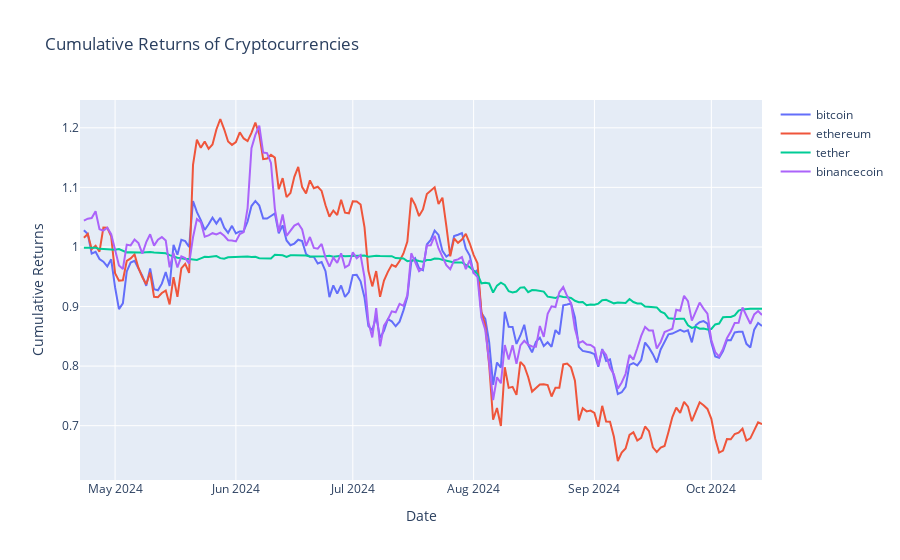

Notebook cell for this chart:
### Markdown cell above
**Return Analysis**
- it evaluates how much profit or loss an investment generates over a specific period

### Code cell
#calculate daily returns and cumulative returns
returns = pivoted_coin.pct_change()
cumulative_returns = (1 + returns).cumprod()

fig = go.Figure()

for coin in ['bitcoin', 'ethereum', 'tether', 'binancecoin']:
    fig.add_trace(go.Scatter(
        x=cumulative_returns.index,
        y=cumulative_returns[coin], mode='lines', name=coin
    ))

fig.update_layout(title='Cumulative Returns of Cryptocurrencies', xaxis_title='Date', yaxis_title='Cumulative Returns')
fig.show()

### Figure 1 — Plotly figure (JSON) as saved in the notebook; plotly's stock layout.template omitted (floating-point values rounded to 4 significant figures; data arrays with more than 128 entries replaced by an {"elided": "..."} marker saying what was removed)
{"data": [{"mode": "lines", "name": "bitcoin", "type": "scatter", "x": {"elided": "176 str values"}, "y": {"elided": "176 float values"}}, {"mode": "lines", "name": "ethereum", "type": "scatter", "x": {"elided": "176 str values"}, "y": {"elided": "176 float values"}}, {"mode": "lines", "name": "tether", "type": "scatter", "x": {"elided": "176 str values"}, "y": {"elided": "176 float values"}}, {"mode": "lines", "name": "binancecoin", "type": "scatter", "x": {"elided": "176 str values"}, "y": {"elided": "176 float values"}}], "layout": {"title": {"text": "Cumulative Returns of Cryptocurrencies"}, "xaxis": {"title": {"text": "Date"}}, "yaxis": {"title": {"text": "Cumulative Returns"}}}}
